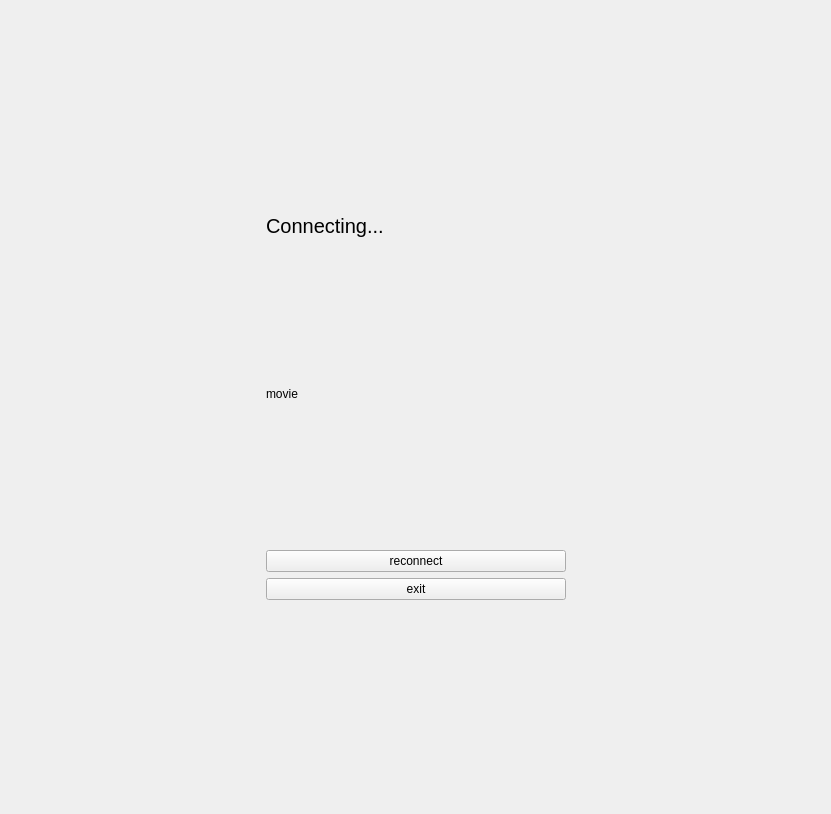
<?xml version="1.0" encoding="UTF-8"?>
<ui version="4.0">
 <class>SplashScreenWidget</class>
 <widget class="QWidget" name="SplashScreenWidget">
  <property name="geometry">
   <rect>
    <x>0</x>
    <y>0</y>
    <width>831</width>
    <height>814</height>
   </rect>
  </property>
  <property name="windowTitle">
   <string>SplashScreenWidget</string>
  </property>
  <property name="autoFillBackground">
   <bool>false</bool>
  </property>
  <property name="styleSheet">
   <string notr="true"/>
  </property>
  <layout class="QGridLayout" name="gridLayout">
   <item row="2" column="2">
    <spacer name="horizontalSpacer_2">
     <property name="orientation">
      <enum>Qt::Horizontal</enum>
     </property>
     <property name="sizeHint" stdset="0">
      <size>
       <width>40</width>
       <height>20</height>
      </size>
     </property>
    </spacer>
   </item>
   <item row="2" column="0">
    <spacer name="horizontalSpacer">
     <property name="orientation">
      <enum>Qt::Horizontal</enum>
     </property>
     <property name="sizeHint" stdset="0">
      <size>
       <width>40</width>
       <height>20</height>
      </size>
     </property>
    </spacer>
   </item>
   <item row="2" column="1">
    <layout class="QVBoxLayout" name="verticalLayout">
     <item>
      <widget class="QLabel" name="label">
       <property name="font">
        <font>
         <pointsize>-1</pointsize>
        </font>
       </property>
       <property name="styleSheet">
        <string notr="true">font-size: 20px;</string>
       </property>
       <property name="text">
        <string>Connecting...</string>
       </property>
      </widget>
     </item>
     <item>
      <widget class="QLabel" name="labelForMovie">
       <property name="sizePolicy">
        <sizepolicy hsizetype="Fixed" vsizetype="Fixed">
         <horstretch>0</horstretch>
         <verstretch>0</verstretch>
        </sizepolicy>
       </property>
       <property name="minimumSize">
        <size>
         <width>300</width>
         <height>300</height>
        </size>
       </property>
       <property name="text">
        <string>movie</string>
       </property>
       <property name="scaledContents">
        <bool>true</bool>
       </property>
      </widget>
     </item>
     <item>
      <widget class="QPushButton" name="reconnectButton">
       <property name="text">
        <string>reconnect</string>
       </property>
       <property name="autoDefault">
        <bool>false</bool>
       </property>
       <property name="flat">
        <bool>false</bool>
       </property>
      </widget>
     </item>
     <item>
      <widget class="QPushButton" name="exitButton">
       <property name="text">
        <string>exit</string>
       </property>
      </widget>
     </item>
    </layout>
   </item>
   <item row="0" column="1">
    <spacer name="verticalSpacer_2">
     <property name="orientation">
      <enum>Qt::Vertical</enum>
     </property>
     <property name="sizeHint" stdset="0">
      <size>
       <width>20</width>
       <height>40</height>
      </size>
     </property>
    </spacer>
   </item>
   <item row="3" column="1">
    <spacer name="verticalSpacer">
     <property name="orientation">
      <enum>Qt::Vertical</enum>
     </property>
     <property name="sizeHint" stdset="0">
      <size>
       <width>20</width>
       <height>40</height>
      </size>
     </property>
    </spacer>
   </item>
  </layout>
 </widget>
 <resources/>
 <connections/>
</ui>
